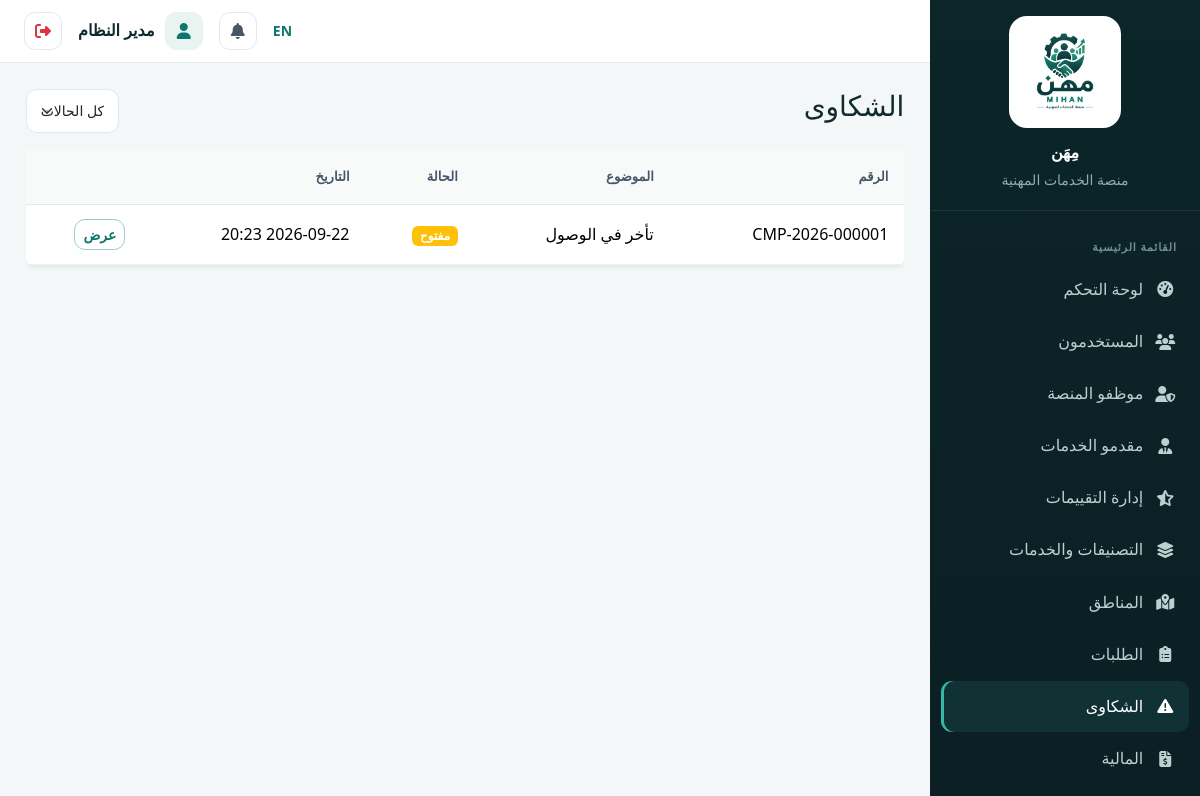
The page /admin/complaints (signed in) on the database its author committed.
### tables this page shows
CREATE TABLE `system_settings` (
  `id` int(11) NOT NULL,
  `key` varchar(100) NOT NULL,
  `value` text DEFAULT NULL,
  `updated_at` datetime DEFAULT current_timestamp() ON UPDATE current_timestamp()
);

CREATE TABLE `users` (
  `id` int(11) NOT NULL,
  `name` varchar(150) NOT NULL,
  `email` varchar(150) NOT NULL,
  `phone` varchar(20) DEFAULT NULL,
  `password_hash` varchar(255) NOT NULL,
  `role` enum('customer','provider','employee','admin') NOT NULL DEFAULT 'customer',
  `profile_photo` varchar(255) DEFAULT NULL,
  `is_active` tinyint(1) NOT NULL DEFAULT 1,
  `is_verified_email` tinyint(1) NOT NULL DEFAULT 0,
  `created_at` datetime DEFAULT current_timestamp(),
  `updated_at` datetime DEFAULT current_timestamp() ON UPDATE current_timestamp()
);

CREATE TABLE `complaints` (
  `id` int(11) NOT NULL,
  `complaint_number` varchar(30) NOT NULL,
  `created_by` int(11) NOT NULL,
  `against_user_id` int(11) DEFAULT NULL,
  `request_id` int(11) DEFAULT NULL,
  `subject` varchar(200) NOT NULL,
  `description` text NOT NULL,
  `status` enum('open','in_review','resolved','rejected','closed') NOT NULL DEFAULT 'open',
  `created_at` datetime DEFAULT current_timestamp(),
  `updated_at` datetime DEFAULT current_timestamp() ON UPDATE current_timestamp()
);

### app/views/admin/complaints.php (the view, shortened to what the rows shown need)
<div class="d-flex justify-content-between mb-3">
<h3>الشكاوى</h3>
<form method="GET" class="d-flex gap-2">
<select name="status" class="form-select form-select-sm" onchange="this.form.submit()">
<option value="">كل الحالات</option>
</select>
</form>
</div>
<div class="table-responsive">
<table class="table table-hover bg-white rounded shadow-sm">
<thead><tr><th>الرقم</th><th>الموضوع</th><th><?= __('status') ?></th><th>التاريخ</th><th></th></tr></thead>
<tbody>
<?php foreach ($complaints as $c): ?>
<tr><td><?= e($c['complaint_number']) ?></td><td><?= e($c['subject']) ?></td><td><?= statusBadge($c['status']) ?></td><td><?= formatDate($c['created_at']) ?></td>
<td><a href="<?= url('/admin/complaints/' . $c['id']) ?>" class="btn btn-sm btn-outline-primary">عرض</a></td></tr>
<?php endforeach; ?>
</tbody>
</table>
</div>

### app/helpers/helpers.php (shortened to what the rows shown need)
<?php
function currentLang(): string
{
    $default = function_exists('setting') ? (string)setting('default_language', 'ar') : 'ar';
    return Session::get('lang', $default);
}
function __(string $key): string
{
    static $translations = null;
    if ($translations === null) {
        $lang = currentLang();
        $file = __DIR__ . "/../../lang/{$lang}.php";
        $translations = file_exists($file) ? require $file : [];
    }
    return $translations[$key] ?? $key;
}
function langUrl(string $lang): string
{
    $path = parse_url($_SERVER['REQUEST_URI'] ?? '/', PHP_URL_PATH) ?: '/';
    $query = $_GET;
    $query['lang'] = $lang;
    return $path . '?' . http_build_query($query);
}
function e(?string $value): string
{
    return htmlspecialchars($value ?? '', ENT_QUOTES, 'UTF-8');
}
function asset(string $path): string
{
    return BASE_PATH . '/public/assets/' . ltrim($path, '/');
}
function url(string $path = ''): string
{
    return BASE_PATH . '/' . ltrim($path, '/');
}
function formatDate(?string $date): string
{
    return date('Y-m-d H:i', strtotime($date));
}
function statusBadge(string $status): string
{
    $map = [
        'new' => 'secondary', 'pending' => 'warning', 'accepted' => 'info',
        'in_progress' => 'primary', 'completed' => 'success',
        'cancelled' => 'dark', 'rejected' => 'danger',
        'open' => 'warning', 'in_review' => 'info', 'resolved' => 'success', 'closed' => 'secondary',
        'unpaid' => 'danger', 'paid' => 'success', 'refunded' => 'secondary',
    ];
    $color = $map[$status] ?? 'secondary';
    $labels = [
        'new' => ['جديد', 'New'], 'pending' => ['قيد الانتظار', 'Pending'], 'accepted' => ['مقبول', 'Accepted'],
        'in_progress' => ['قيد التنفيذ', 'In Progress'], 'completed' => ['مكتمل', 'Completed'], 'cancelled' => ['ملغى', 'Cancelled'],
        'rejected' => ['مرفوض', 'Rejected'], 'open' => ['مفتوح', 'Open'], 'in_review' => ['قيد المراجعة', 'In Review'],
        'resolved' => ['تم الحل', 'Resolved'], 'closed' => ['مغلق', 'Closed'], 'unpaid' => ['غير مدفوع', 'Unpaid'],
        'paid' => ['مدفوع', 'Paid'], 'refunded' => ['مسترد', 'Refunded'],
    ];
    $label = $labels[$status] ?? [ucfirst(str_replace('_', ' ', $status)), ucfirst(str_replace('_', ' ', $status))];
    return "<span class=\"badge bg-$color\">" . e($label[currentLang() === 'en' ? 1 : 0]) . "</span>";
}
function setting(string $key, $default = null)
{
    static $cache = null;
    if ($cache === null) {
        $cache = [];
        try {
            require_once __DIR__ . '/../models/SystemSetting.php';
            $cache = (new SystemSetting())->allKeyed();
        } catch (Throwable $e) {
            $cache = [];
        }
    }
    return array_key_exists($key, $cache) ? $cache[$key] : $default;
}

### app/core/Router.php (shortened to what the rows shown need)
<?php
class Router
{
    private array $routes = [];
    private function add(string $method, string $path, string $handler): void
    {
        $this->routes[] = compact('method', 'path', 'handler');
    }
    public function dispatch(string $method, string $uri): void
    {
        $uri = strtok($uri, '?');
        $base = BASE_PATH;
        if ($base !== '' && strpos($uri, $base) === 0) {
            $uri = substr($uri, strlen($base));
        }
        $uri = rtrim($uri, '/');
        foreach ($this->routes as $route) {
            if ($route['method'] !== $method) continue;
            $pattern = preg_replace('#\{[a-zA-Z_]+\}#', '([^/]+)', $route['path']);
            $pattern = '#^' . $pattern . '$#u';
            if (preg_match($pattern, $uri, $matches)) {
                array_shift($matches);
                [$controllerName, $methodName] = explode('@', $route['handler']);
                $controller = new $controllerName();
                call_user_func_array([$controller, $methodName], $matches);
                return;
            }
        }
    }
}

### app/views/partials/sidebar.php (shortened to what the rows shown need)
<?php
$role=Auth::role(); $current=parse_url($_SERVER['REQUEST_URI']??'',PHP_URL_PATH) ?: '/';
$links=[];
if($role==='customer') $links=[['fa-gauge-high',__('dashboard'),'/customer/dashboard'],['fa-list-check',__('my_requests'),'/customer/requests'],['fa-file-invoice-dollar','المالية والفواتير','/customer/finance'],['fa-plus-circle',__('new_request'),'/customer/requests/create'],['fa-comment-dots',__('smart_assistant'),'/customer/ai/assistant'],['fa-user-gear',__('search'),'/providers'],['fa-triangle-exclamation',__('complaints'),'/customer/complaints'],['fa-user',__('profile'),'/customer/profile']];
elseif($role==='provider') $links=[['fa-gauge-high',__('dashboard'),'/provider/dashboard'],['fa-inbox',__('incoming_requests'),'/provider/requests'],['fa-wallet','المالية والمدفوعات','/provider/finance'],['fa-star',__('reviews'),'/provider/reviews'],['fa-id-card',__('professional_profile'),'/provider/profile']];
elseif($role==='admin') $links=[['fa-gauge-high',__('dashboard'),'/admin/dashboard'],['fa-users',__('users'),'/admin/users'],['fa-user-shield','موظفو المنصة','/admin/employees'],['fa-user-tie',__('providers'),'/admin/providers'],['fa-star-half-stroke',__('review_management'),'/admin/reviews'],['fa-layer-group',__('categories_services'),'/admin/categories'],['fa-map-location-dot',__('locations'),'/admin/locations'],['fa-clipboard-list',__('requests'),'/admin/requests'],['fa-triangle-exclamation',__('complaints'),'/admin/complaints'],['fa-file-invoice-dollar',__('finance'),'/admin/finance'],['fa-chart-line',__('reports_analytics'),'/admin/reports'],['fa-bell',__('notifications'),'/admin/notifications'],['fa-brain',__('ai'),'/admin/ai'],['fa-gear',__('settings'),'/admin/settings']];
?>
<aside class="dash-sidebar">
 <div class="sidebar-brand"><a href="<?= url('/') ?>" class="sidebar-brand-link"><img class="sidebar-logo" src="<?= asset('images/logo-mihan-original.png') ?>" alt="<?= e(__('app_name')) ?>"><span class="sidebar-brand-text"><?= e(setting('site_name', __('app_name'))) ?><small><?= __('professional_services_platform') ?></small></span></a></div>
 <ul class="sidebar-nav"><li class="sidebar-section"><?= __('main_menu') ?></li>
 <?php foreach($links as $link): $active=str_starts_with($current,rtrim(BASE_PATH.$link[2],'/')); ?><li><a class="<?= $active?'active':'' ?>" href="<?= url($link[2]) ?>"><i class="fa-solid <?= $link[0] ?>"></i><span><?= e($link[1]) ?></span></a></li><?php endforeach; ?>
 </ul>
</aside>

### app/views/partials/topbar.php (shortened to what the rows shown need)
<?php require_once __DIR__.'/../../models/Notification.php'; $notifModel=new Notification(); $unread=Auth::check()?$notifModel->unreadCount(Auth::id()):0; ?>
<header class="dash-topbar">
 <div class="ms-auto d-flex align-items-center gap-2 gap-md-3">
  <a href="<?= e(langUrl(currentLang()==='ar'?'en':'ar')) ?>" class="text-decoration-none small fw-semibold"><?= currentLang()==='ar'?'EN':'AR' ?></a>
  <a href="<?= url(Auth::role().'/notifications') ?>" class="icon-btn position-relative"><i class="fa-solid fa-bell"></i><?php if($unread>0): ?><span class="badge rounded-pill bg-danger notif-badge"><?= $unread ?></span><?php endif; ?></a>
  <div class="dash-user"><span class="dash-user-avatar"><i class="fa-solid fa-user"></i></span><span class="dash-user-name fw-semibold"><?= e(Auth::name()) ?></span></div>
  <form method="POST" action="<?= url('/logout') ?>" class="d-inline"><?= csrf_field() ?><button type="submit" class="icon-btn text-danger" title="<?= e(__('logout')) ?>"><i class="fa-solid fa-right-from-bracket"></i></button></form>
 </div>
</header>

### rows shown on the page
system_settings: value "مِهَن"
users: name "مدير النظام"
complaints: complaint_number "CMP-2026-000001", subject "تأخر في الوصول", status "مفتوح", created_at "2026-09-22 20:23"

### other values the page prints
$link[1] "لوحة التحكم"
$link[1] "المستخدمون"
$link[1] "موظفو المنصة"
$link[1] "مقدمو الخدمات"
$link[1] "إدارة التقييمات"
$link[1] "التصنيفات والخدمات"
$link[1] "المناطق"
$link[1] "الطلبات"
$link[1] "الشكاوى"
$link[1] "المالية"
